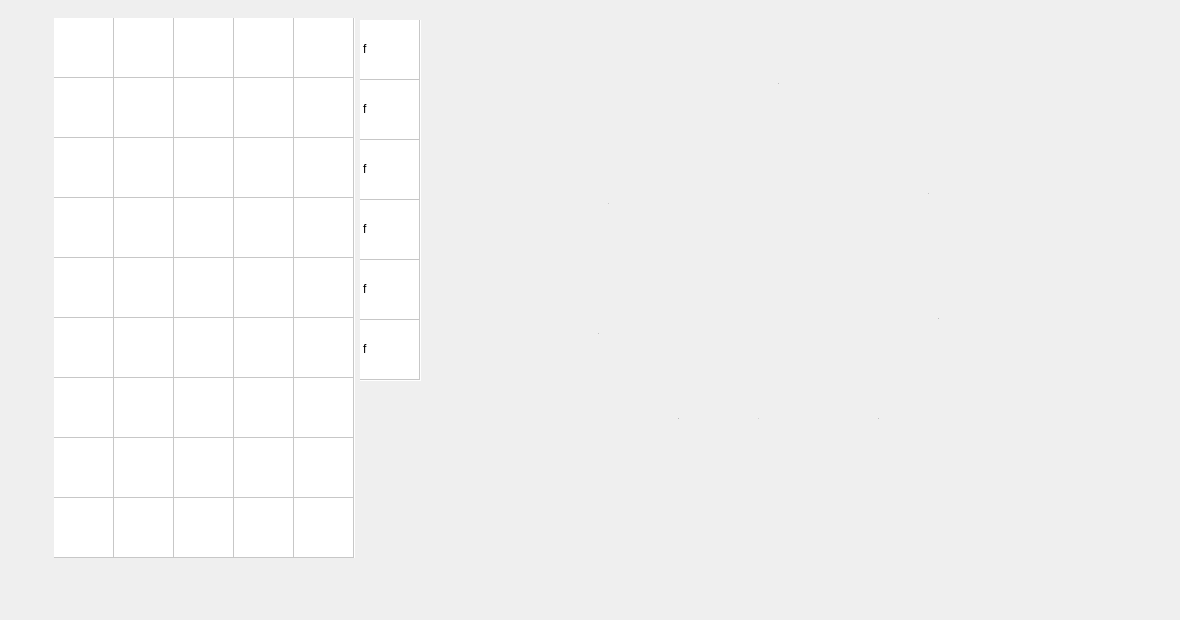
  <widget class="QWidget" name="tab_2">
   <attribute name="title">
    <string>Инвентарь</string>
   </attribute>
   <widget class="QTableWidget" name="ringTwo">
    <property name="geometry">
     <rect>
      <x>874</x>
      <y>388</y>
      <width>61</width>
      <height>61</height>
     </rect>
    </property>
    <property name="font">
     <font>
      <pointsize>1</pointsize>
     </font>
    </property>
    <property name="styleSheet">
     <string notr="true">QTableWidget {background-color: transparent;}
</string>
    </property>
    <property name="autoScroll">
     <bool>false</bool>
    </property>
    <property name="editTriggers">
     <set>QAbstractItemView::NoEditTriggers</set>
    </property>
    <property name="selectionMode">
     <enum>QAbstractItemView::NoSelection</enum>
    </property>
    <property name="iconSize">
     <size>
      <width>62</width>
      <height>61</height>
     </size>
    </property>
    <property name="showGrid">
     <bool>false</bool>
    </property>
    <property name="wordWrap">
     <bool>false</bool>
    </property>
    <property name="cornerButtonEnabled">
     <bool>false</bool>
    </property>
    <attribute name="horizontalHeaderVisible">
     <bool>false</bool>
    </attribute>
    <attribute name="horizontalHeaderMinimumSectionSize">
     <number>61</number>
    </attribute>
    <attribute name="horizontalHeaderDefaultSectionSize">
     <number>61</number>
    </attribute>
    <attribute name="horizontalHeaderHighlightSections">
     <bool>false</bool>
    </attribute>
    <attribute name="horizontalHeaderShowSortIndicator" stdset="0">
     <bool>false</bool>
    </attribute>
    <attribute name="verticalHeaderVisible">
     <bool>false</bool>
    </attribute>
    <attribute name="verticalHeaderMinimumSectionSize">
     <number>61</number>
    </attribute>
    <attribute name="verticalHeaderDefaultSectionSize">
     <number>61</number>
    </attribute>
    <attribute name="verticalHeaderHighlightSections">
     <bool>false</bool>
    </attribute>
    <attribute name="verticalHeaderShowSortIndicator" stdset="0">
     <bool>false</bool>
    </attribute>
    <row>
     <property name="text">
      <string>1</string>
     </property>
    </row>
    <column>
     <property name="text">
      <string>1</string>
     </property>
    </column>
    <item row="0" column="0">
     <property name="text">
      <string>9</string>
     </property>
    </item>
   </widget>
   <widget class="QLabel" name="helmetLabel">
    <property name="geometry">
     <rect>
      <x>774</x>
      <y>48</y>
      <width>71</width>
      <height>71</height>
     </rect>
    </property>
    <property name="text">
     <string/>
    </property>
    <property name="scaledContents">
     <bool>true</bool>
    </property>
   </widget>
   <widget class="QLabel" name="torsoLabel">
    <property name="geometry">
     <rect>
      <x>924</x>
      <y>138</y>
      <width>101</width>
      <height>111</height>
     </rect>
    </property>
    <property name="text">
     <string/>
    </property>
    <property name="scaledContents">
     <bool>true</bool>
    </property>
   </widget>
   <widget class="QLabel" name="footwearLabel">
    <property name="geometry">
     <rect>
      <x>594</x>
      <y>298</y>
      <width>81</width>
      <height>71</height>
     </rect>
    </property>
    <property name="text">
     <string/>
    </property>
    <property name="scaledContents">
     <bool>true</bool>
    </property>
   </widget>
   <widget class="QTableWidget" name="footwear">
    <property name="geometry">
     <rect>
      <x>594</x>
      <y>298</y>
      <width>81</width>
      <height>71</height>
     </rect>
    </property>
    <property name="font">
     <font>
      <pointsize>1</pointsize>
     </font>
    </property>
    <property name="styleSheet">
     <string notr="true">QTableWidget {background-color: transparent;}
</string>
    </property>
    <property name="autoScroll">
     <bool>false</bool>
    </property>
    <property name="editTriggers">
     <set>QAbstractItemView::NoEditTriggers</set>
    </property>
    <property name="selectionMode">
     <enum>QAbstractItemView::NoSelection</enum>
    </property>
    <property name="iconSize">
     <size>
      <width>81</width>
      <height>71</height>
     </size>
    </property>
    <property name="showGrid">
     <bool>true</bool>
    </property>
    <property name="wordWrap">
     <bool>false</bool>
    </property>
    <property name="cornerButtonEnabled">
     <bool>false</bool>
    </property>
    <attribute name="horizontalHeaderVisible">
     <bool>false</bool>
    </attribute>
    <attribute name="horizontalHeaderMinimumSectionSize">
     <number>81</number>
    </attribute>
    <attribute name="horizontalHeaderDefaultSectionSize">
     <number>81</number>
    </attribute>
    <attribute name="horizontalHeaderHighlightSections">
     <bool>false</bool>
    </attribute>
    <attribute name="horizontalHeaderShowSortIndicator" stdset="0">
     <bool>false</bool>
    </attribute>
    <attribute name="verticalHeaderVisible">
     <bool>false</bool>
    </attribute>
    <attribute name="verticalHeaderMinimumSectionSize">
     <number>71</number>
    </attribute>
    <attribute name="verticalHeaderDefaultSectionSize">
     <number>71</number>
    </attribute>
    <attribute name="verticalHeaderHighlightSections">
     <bool>false</bool>
    </attribute>
    <attribute name="verticalHeaderShowSortIndicator" stdset="0">
     <bool>false</bool>
    </attribute>
    <row>
     <property name="text">
      <string>1</string>
     </property>
    </row>
    <column>
     <property name="text">
      <string>1</string>
     </property>
    </column>
    <item row="0" column="0">
     <property name="text">
      <string>6</string>
     </property>
    </item>
   </widget>
   <widget class="QTableWidget" name="pants">
    <property name="geometry">
     <rect>
      <x>934</x>
      <y>268</y>
      <width>81</width>
      <height>101</height>
     </rect>
    </property>
    <property name="font">
     <font>
      <pointsize>1</pointsize>
     </font>
    </property>
    <property name="styleSheet">
     <string notr="true">QTableWidget {background-color: transparent;}
</string>
    </property>
    <property name="autoScroll">
     <bool>false</bool>
    </property>
    <property name="editTriggers">
     <set>QAbstractItemView::NoEditTriggers</set>
    </property>
    <property name="selectionMode">
     <enum>QAbstractItemView::NoSelection</enum>
    </property>
    <property name="iconSize">
     <size>
      <width>62</width>
      <height>61</height>
     </size>
    </property>
    <property name="showGrid">
     <bool>false</bool>
    </property>
    <property name="wordWrap">
     <bool>false</bool>
    </property>
    <property name="cornerButtonEnabled">
     <bool>false</bool>
    </property>
    <attribute name="horizontalHeaderVisible">
     <bool>false</bool>
    </attribute>
    <attribute name="horizontalHeaderMinimumSectionSize">
     <number>81</number>
    </attribute>
    <attribute name="horizontalHeaderDefaultSectionSize">
     <number>81</number>
    </attribute>
    <attribute name="horizontalHeaderHighlightSections">
     <bool>false</bool>
    </attribute>
    <attribute name="horizontalHeaderShowSortIndicator" stdset="0">
     <bool>false</bool>
    </attribute>
    <attribute name="verticalHeaderVisible">
     <bool>false</bool>
    </attribute>
    <attribute name="verticalHeaderMinimumSectionSize">
     <number>101</number>
    </attribute>
    <attribute name="verticalHeaderDefaultSectionSize">
     <number>101</number>
    </attribute>
    <attribute name="verticalHeaderHighlightSections">
     <bool>false</bool>
    </attribute>
    <attribute name="verticalHeaderShowSortIndicator" stdset="0">
     <bool>false</bool>
    </attribute>
    <row>
     <property name="text">
      <string>1</string>
     </property>
    </row>
    <column>
     <property name="text">
      <string>1</string>
     </property>
    </column>
    <item row="0" column="0">
     <property name="text">
      <string>5</string>
     </property>
    </item>
   </widget>
   <widget class="QLabel" name="handLabel">
    <property name="geometry">
     <rect>
      <x>604</x>
      <y>138</y>
      <width>61</width>
      <height>131</height>
     </rect>
    </property>
    <property name="text">
     <string/>
    </property>
    <property name="scaledContents">
     <bool>true</bool>
    </property>
   </widget>
   <widget class="QTableWidget" name="tableWidget">
    <property name="geometry">
     <rect>
      <x>54</x>
      <y>18</y>
      <width>301</width>
      <height>540</height>
     </rect>
    </property>
    <property name="minimumSize">
     <size>
      <width>301</width>
      <height>540</height>
     </size>
    </property>
    <property name="maximumSize">
     <size>
      <width>301</width>
      <height>540</height>
     </size>
    </property>
    <property name="tabletTracking">
     <bool>false</bool>
    </property>
    <property name="styleSheet">
     <string notr="true">background-image: url(:/new/table/image/background/table image.jpg);</string>
    </property>
    <property name="frameShape">
     <enum>QFrame::NoFrame</enum>
    </property>
    <property name="verticalScrollBarPolicy">
     <enum>Qt::ScrollBarAlwaysOff</enum>
    </property>
    <property name="horizontalScrollBarPolicy">
     <enum>Qt::ScrollBarAlwaysOff</enum>
    </property>
    <property name="sizeAdjustPolicy">
     <enum>QAbstractScrollArea::AdjustIgnored</enum>
    </property>
    <property name="autoScroll">
     <bool>false</bool>
    </property>
    <property name="editTriggers">
     <set>QAbstractItemView::NoEditTriggers</set>
    </property>
    <property name="dragDropOverwriteMode">
     <bool>true</bool>
    </property>
    <property name="selectionMode">
     <enum>QAbstractItemView::NoSelection</enum>
    </property>
    <property name="iconSize">
     <size>
      <width>62</width>
      <height>61</height>
     </size>
    </property>
    <property name="textElideMode">
     <enum>Qt::ElideMiddle</enum>
    </property>
    <property name="showGrid">
     <bool>true</bool>
    </property>
    <property name="gridStyle">
     <enum>Qt::SolidLine</enum>
    </property>
    <property name="sortingEnabled">
     <bool>false</bool>
    </property>
    <property name="rowCount">
     <number>9</number>
    </property>
    <property name="columnCount">
     <number>5</number>
    </property>
    <attribute name="horizontalHeaderVisible">
     <bool>false</bool>
    </attribute>
    <attribute name="horizontalHeaderMinimumSectionSize">
     <number>60</number>
    </attribute>
    <attribute name="horizontalHeaderDefaultSectionSize">
     <number>60</number>
    </attribute>
    <attribute name="horizontalHeaderHighlightSections">
     <bool>false</bool>
    </attribute>
    <attribute name="verticalHeaderVisible">
     <bool>false</bool>
    </attribute>
    <attribute name="verticalHeaderMinimumSectionSize">
     <number>60</number>
    </attribute>
    <attribute name="verticalHeaderDefaultSectionSize">
     <number>60</number>
    </attribute>
    <attribute name="verticalHeaderHighlightSections">
     <bool>false</bool>
    </attribute>
    <row/>
    <row/>
    <row/>
    <row/>
    <row/>
    <row/>
    <row/>
    <row/>
    <row/>
    <column/>
    <column/>
    <column/>
    <column/>
    <column/>
    <item row="0" column="0">
     <property name="text">
      <string/>
     </property>
    </item>
    <item row="0" column="1">
     <property name="text">
      <string/>
     </property>
    </item>
    <item row="0" column="2">
     <property name="text">
      <string/>
     </property>
    </item>
    <item row="0" column="3">
     <property name="text">
      <string/>
     </property>
    </item>
    <item row="0" column="4">
     <property name="text">
      <string/>
     </property>
    </item>
    <item row="1" column="0">
     <property name="text">
      <string/>
     </property>
    </item>
    <item row="1" column="1">
     <property name="text">
      <string/>
     </property>
     <property name="icon">
      <iconset>
       <normaloff>bear.png</normaloff>bear.png</iconset>
     </property>
    </item>
    <item row="1" column="2">
     <property name="text">
      <string/>
     </property>
    </item>
    <item row="1" column="3">
     <property name="text">
      <string/>
     </property>
    </item>
    <item row="1" column="4">
     <property name="text">
      <string/>
     </property>
    </item>
    <item row="2" column="0">
     <property name="text">
      <string/>
     </property>
    </item>
    <item row="2" column="1">
     <property name="text">
      <string/>
     </property>
    </item>
    <item row="2" column="2">
     <property name="text">
      <string/>
     </property>
    </item>
    <item row="2" column="3">
     <property name="text">
      <string/>
     </property>
    </item>
    <item row="2" column="4">
     <property name="text">
      <string/>
     </property>
    </item>
    <item row="3" column="0">
     <property name="text">
      <string/>
     </property>
    </item>
    <item row="3" column="1">
     <property name="text">
      <string/>
     </property>
    </item>
    <item row="3" column="2">
     <property name="text">
      <string/>
     </property>
    </item>
    <item row="3" column="3">
     <property name="text">
      <string/>
     </property>
    </item>
    <item row="3" column="4">
     <property name="text">
      <string/>
     </property>
    </item>
    <item row="4" column="0">
     <property name="text">
      <string/>
     </property>
    </item>
    <item row="4" column="1">
     <property name="text">
      <string/>
     </property>
    </item>
    <item row="4" column="2">
     <property name="text">
      <string/>
     </property>
    </item>
    <item row="4" column="3">
     <property name="text">
      <string/>
     </property>
    </item>
    <item row="4" column="4">
     <property name="text">
      <string/>
     </property>
    </item>
    <item row="5" column="0">
     <property name="text">
      <string/>
     </property>
    </item>
    <item row="5" column="1">
     <property name="text">
      <string/>
     </property>
    </item>
    <item row="5" column="2">
     <property name="text">
      <string/>
     </property>
    </item>
    <item row="5" column="3">
     <property name="text">
      <string/>
     </property>
    </item>
    <item row="5" column="4">
     <property name="text">
      <string/>
     </property>
    </item>
    <item row="6" column="0">
     <property name="text">
      <string/>
     </property>
    </item>
    <item row="6" column="1">
     <property name="text">
      <string/>
     </property>
    </item>
    <item row="6" column="2">
     <property name="text">
      <string/>
     </property>
    </item>
    <item row="6" column="3">
     <property name="text">
      <string/>
     </property>
    </item>
    <item row="6" column="4">
     <property name="text">
      <string/>
     </property>
    </item>
    <item row="7" column="0">
     <property name="text">
      <string/>
     </property>
    </item>
    <item row="7" column="1">
     <property name="text">
      <string/>
     </property>
    </item>
    <item row="7" column="2">
     <property name="text">
      <string/>
     </property>
    </item>
    <item row="7" column="3">
     <property name="text">
      <string/>
     </property>
    </item>
    <item row="7" column="4">
     <property name="text">
      <string/>
     </property>
    </item>
    <item row="8" column="0">
     <property name="text">
      <string/>
     </property>
    </item>
    <item row="8" column="1">
     <property name="text">
      <string/>
     </property>
    </item>
    <item row="8" column="2">
     <property name="text">
      <string/>
     </property>
    </item>
    <item row="8" column="3">
     <property name="text">
      <string/>
     </property>
    </item>
    <item row="8" column="4">
     <property name="text">
      <string/>
     </property>
    </item>
   </widget>
   <widget class="QLabel" name="portrait1">
    <property name="geometry">
     <rect>
      <x>704</x>
      <y>128</y>
      <width>201</width>
      <height>241</height>
     </rect>
    </property>
    <property name="text">
     <string/>
    </property>
    <property name="pixmap">
     <pixmap>image/portrait/portrait0.jpg</pixmap>
    </property>
    <property name="scaledContents">
     <bool>true</bool>
    </property>
   </widget>
   <widget class="QTableWidget" name="hand">
    <property name="geometry">
     <rect>
      <x>604</x>
      <y>138</y>
      <width>61</width>
      <height>131</height>
     </rect>
    </property>
    <property name="font">
     <font>
      <pointsize>1</pointsize>
     </font>
    </property>
    <property name="styleSheet">
     <string notr="true">QTableWidget {background-color: transparent;}
</string>
    </property>
    <property name="autoScroll">
     <bool>false</bool>
    </property>
    <property name="editTriggers">
     <set>QAbstractItemView::NoEditTriggers</set>
    </property>
    <property name="selectionMode">
     <enum>QAbstractItemView::NoSelection</enum>
    </property>
    <property name="iconSize">
     <size>
      <width>87</width>
      <height>131</height>
     </size>
    </property>
    <property name="textElideMode">
     <enum>Qt::ElideMiddle</enum>
    </property>
    <property name="showGrid">
     <bool>true</bool>
    </property>
    <property name="wordWrap">
     <bool>false</bool>
    </property>
    <property name="cornerButtonEnabled">
     <bool>false</bool>
    </property>
    <attribute name="horizontalHeaderVisible">
     <bool>false</bool>
    </attribute>
    <attribute name="horizontalHeaderMinimumSectionSize">
     <number>60</number>
    </attribute>
    <attribute name="horizontalHeaderDefaultSectionSize">
     <number>61</number>
    </attribute>
    <attribute name="horizontalHeaderHighlightSections">
     <bool>false</bool>
    </attribute>
    <attribute name="horizontalHeaderShowSortIndicator" stdset="0">
     <bool>false</bool>
    </attribute>
    <attribute name="verticalHeaderVisible">
     <bool>false</bool>
    </attribute>
    <attribute name="verticalHeaderDefaultSectionSize">
     <number>131</number>
    </attribute>
    <attribute name="verticalHeaderHighlightSections">
     <bool>false</bool>
    </attribute>
    <attribute name="verticalHeaderShowSortIndicator" stdset="0">
     <bool>false</bool>
    </attribute>
    <row>
     <property name="text">
      <string>1</string>
     </property>
    </row>
    <column>
     <property name="text">
      <string>1</string>
     </property>
    </column>
    <item row="0" column="0">
     <property name="text">
      <string>1</string>
     </property>
    </item>
   </widget>
   <widget class="QLabel" name="pantsLabel">
    <property name="geometry">
     <rect>
      <x>934</x>
      <y>268</y>
      <width>81</width>
      <height>101</height>
     </rect>
    </property>
    <property name="text">
     <string/>
    </property>
    <property name="scaledContents">
     <bool>true</bool>
    </property>
   </widget>
   <widget class="QTableWidget" name="ringOne">
    <property name="geometry">
     <rect>
      <x>674</x>
      <y>388</y>
      <width>61</width>
      <height>61</height>
     </rect>
    </property>
    <property name="font">
     <font>
      <pointsize>1</pointsize>
     </font>
    </property>
    <property name="styleSheet">
     <string notr="true">QTableWidget {background-color: transparent;}
</string>
    </property>
    <property name="autoScroll">
     <bool>false</bool>
    </property>
    <property name="editTriggers">
     <set>QAbstractItemView::NoEditTriggers</set>
    </property>
    <property name="selectionMode">
     <enum>QAbstractItemView::NoSelection</enum>
    </property>
    <property name="iconSize">
     <size>
      <width>62</width>
      <height>61</height>
     </size>
    </property>
    <property name="showGrid">
     <bool>false</bool>
    </property>
    <property name="wordWrap">
     <bool>false</bool>
    </property>
    <property name="cornerButtonEnabled">
     <bool>false</bool>
    </property>
    <attribute name="horizontalHeaderVisible">
     <bool>false</bool>
    </attribute>
    <attribute name="horizontalHeaderMinimumSectionSize">
     <number>61</number>
    </attribute>
    <attribute name="horizontalHeaderDefaultSectionSize">
     <number>61</number>
    </attribute>
    <attribute name="horizontalHeaderHighlightSections">
     <bool>false</bool>
    </attribute>
    <attribute name="horizontalHeaderShowSortIndicator" stdset="0">
     <bool>false</bool>
    </attribute>
    <attribute name="verticalHeaderVisible">
     <bool>false</bool>
    </attribute>
    <attribute name="verticalHeaderMinimumSectionSize">
     <number>61</number>
    </attribute>
    <attribute name="verticalHeaderDefaultSectionSize">
     <number>61</number>
    </attribute>
    <attribute name="verticalHeaderHighlightSections">
     <bool>false</bool>
    </attribute>
    <attribute name="verticalHeaderShowSortIndicator" stdset="0">
     <bool>false</bool>
    </attribute>
    <row>
     <property name="text">
      <string>1</string>
     </property>
    </row>
    <column>
     <property name="text">
      <string>1</string>
     </property>
    </column>
    <item row="0" column="0">
     <property name="text">
      <string>8</string>
     </property>
    </item>
   </widget>
   <widget class="QTableWidget" name="helmet">
    <property name="geometry">
     <rect>
      <x>774</x>
      <y>48</y>
      <width>71</width>
      <height>71</height>
     </rect>
    </property>
    <property name="font">
     <font>
      <pointsize>1</pointsize>
     </font>
    </property>
    <property name="styleSheet">
     <string notr="true">QTableWidget {background-color: transparent;}
</string>
    </property>
    <property name="autoScroll">
     <bool>false</bool>
    </property>
    <property name="editTriggers">
     <set>QAbstractItemView::NoEditTriggers</set>
    </property>
    <property name="selectionMode">
     <enum>QAbstractItemView::NoSelection</enum>
    </property>
    <property name="iconSize">
     <size>
      <width>62</width>
      <height>61</height>
     </size>
    </property>
    <property name="showGrid">
     <bool>false</bool>
    </property>
    <property name="wordWrap">
     <bool>false</bool>
    </property>
    <property name="cornerButtonEnabled">
     <bool>false</bool>
    </property>
    <attribute name="horizontalHeaderVisible">
     <bool>false</bool>
    </attribute>
    <attribute name="horizontalHeaderMinimumSectionSize">
     <number>71</number>
    </attribute>
    <attribute name="horizontalHeaderDefaultSectionSize">
     <number>71</number>
    </attribute>
    <attribute name="horizontalHeaderHighlightSections">
     <bool>false</bool>
    </attribute>
    <attribute name="horizontalHeaderShowSortIndicator" stdset="0">
     <bool>false</bool>
    </attribute>
    <attribute name="verticalHeaderVisible">
     <bool>false</bool>
    </attribute>
    <attribute name="verticalHeaderMinimumSectionSize">
     <number>71</number>
    </attribute>
    <attribute name="verticalHeaderDefaultSectionSize">
     <number>71</number>
    </attribute>
    <attribute name="verticalHeaderHighlightSections">
     <bool>false</bool>
    </attribute>
    <attribute name="verticalHeaderShowSortIndicator" stdset="0">
     <bool>false</bool>
    </attribute>
    <row>
     <property name="text">
      <string>1</string>
     </property>
    </row>
    <column>
     <property name="text">
      <string>1</string>
     </property>
    </column>
    <item row="0" column="0">
     <property name="text">
      <string>3</string>
     </property>
    </item>
   </widget>
   <widget class="QTableWidget" name="torso">
    <property name="geometry">
     <rect>
      <x>924</x>
      <y>138</y>
      <width>101</width>
      <height>111</height>
     </rect>
    </property>
    <property name="font">
     <font>
      <pointsize>1</pointsize>
     </font>
    </property>
    <property name="styleSheet">
     <string notr="true">QTableWidget {background-color: transparent;}
</string>
    </property>
    <property name="autoScroll">
     <bool>false</bool>
    </property>
    <property name="editTriggers">
     <set>QAbstractItemView::NoEditTriggers</set>
    </property>
    <property name="selectionMode">
     <enum>QAbstractItemView::NoSelection</enum>
    </property>
    <property name="iconSize">
     <size>
      <width>62</width>
      <height>61</height>
     </size>
    </property>
    <property name="showGrid">
     <bool>false</bool>
    </property>
    <property name="wordWrap">
     <bool>false</bool>
    </property>
    <property name="cornerButtonEnabled">
     <bool>false</bool>
    </property>
    <attribute name="horizontalHeaderVisible">
     <bool>false</bool>
    </attribute>
    <attribute name="horizontalHeaderMinimumSectionSize">
     <number>101</number>
    </attribute>
    <attribute name="horizontalHeaderDefaultSectionSize">
     <number>101</number>
    </attribute>
    <attribute name="horizontalHeaderHighlightSections">
     <bool>false</bool>
    </attribute>
    <attribute name="horizontalHeaderShowSortIndicator" stdset="0">
     <bool>false</bool>
    </attribute>
    <attribute name="verticalHeaderVisible">
     <bool>false</bool>
    </attribute>
    <attribute name="verticalHeaderMinimumSectionSize">
     <number>111</number>
    </attribute>
    <attribute name="verticalHeaderDefaultSectionSize">
     <number>111</number>
    </attribute>
    <attribute name="verticalHeaderHighlightSections">
     <bool>false</bool>
    </attribute>
    <attribute name="verticalHeaderShowSortIndicator" stdset="0">
     <bool>false</bool>
    </attribute>
    <row>
     <property name="text">
      <string>1</string>
     </property>
    </row>
    <column>
     <property name="text">
      <string>4</string>
     </property>
    </column>
    <item row="0" column="0">
     <property name="text">
      <string>4</string>
     </property>
    </item>
   </widget>
   <widget class="QLabel" name="ringTwoLabel">
    <property name="geometry">
     <rect>
      <x>874</x>
      <y>388</y>
      <width>61</width>
      <height>61</height>
     </rect>
    </property>
    <property name="text">
     <string/>
    </property>
    <property name="scaledContents">
     <bool>true</bool>
    </property>
   </widget>
   <widget class="QTableWidget" name="gloves">
    <property name="geometry">
     <rect>
      <x>754</x>
      <y>388</y>
      <width>101</width>
      <height>61</height>
     </rect>
    </property>
    <property name="font">
     <font>
      <pointsize>1</pointsize>
     </font>
    </property>
    <property name="styleSheet">
     <string notr="true">QTableWidget {background-color: transparent;}
</string>
    </property>
    <property name="autoScroll">
     <bool>false</bool>
    </property>
    <property name="editTriggers">
     <set>QAbstractItemView::NoEditTriggers</set>
    </property>
    <property name="selectionMode">
     <enum>QAbstractItemView::NoSelection</enum>
    </property>
    <property name="iconSize">
     <size>
      <width>62</width>
      <height>61</height>
     </size>
    </property>
    <property name="showGrid">
     <bool>false</bool>
    </property>
    <property name="wordWrap">
     <bool>false</bool>
    </property>
    <property name="cornerButtonEnabled">
     <bool>false</bool>
    </property>
    <attribute name="horizontalHeaderVisible">
     <bool>false</bool>
    </attribute>
    <attribute name="horizontalHeaderMinimumSectionSize">
     <number>101</number>
    </attribute>
    <attribute name="horizontalHeaderDefaultSectionSize">
     <number>101</number>
    </attribute>
    <attribute name="horizontalHeaderHighlightSections">
     <bool>false</bool>
    </attribute>
    <attribute name="horizontalHeaderShowSortIndicator" stdset="0">
     <bool>false</bool>
    </attribute>
    <attribute name="verticalHeaderVisible">
     <bool>false</bool>
    </attribute>
    <attribute name="verticalHeaderMinimumSectionSize">
     <number>61</number>
    </attribute>
    <attribute name="verticalHeaderDefaultSectionSize">
     <number>61</number>
    </attribute>
    <attribute name="verticalHeaderHighlightSections">
     <bool>false</bool>
    </attribute>
    <attribute name="verticalHeaderShowSortIndicator" stdset="0">
     <bool>false</bool>
    </attribute>
    <row>
     <property name="text">
      <string>1</string>
     </property>
    </row>
    <column>
     <property name="text">
      <string>1</string>
     </property>
    </column>
    <item row="0" column="0">
     <property name="text">
      <string>7</string>
     </property>
    </item>
   </widget>
   <widget class="QLabel" name="ringOneLabel">
    <property name="geometry">
     <rect>
      <x>674</x>
      <y>388</y>
      <width>61</width>
      <height>61</height>
     </rect>
    </property>
    <property name="text">
     <string/>
    </property>
    <property name="scaledContents">
     <bool>true</bool>
    </property>
   </widget>
   <widget class="QLabel" name="glovesLabel">
    <property name="geometry">
     <rect>
      <x>754</x>
      <y>388</y>
      <width>101</width>
      <height>61</height>
     </rect>
    </property>
    <property name="text">
     <string/>
    </property>
    <property name="scaledContents">
     <bool>true</bool>
    </property>
   </widget>
   <widget class="QLabel" name="name">
    <property name="geometry">
     <rect>
      <x>824</x>
      <y>8</y>
      <width>211</width>
      <height>31</height>
     </rect>
    </property>
    <property name="font">
     <font>
      <pointsize>14</pointsize>
     </font>
    </property>
    <property name="text">
     <string/>
    </property>
    <property name="alignment">
     <set>Qt::AlignCenter</set>
    </property>
   </widget>
   <widget class="QTableWidget" name="belt">
    <property name="geometry">
     <rect>
      <x>360</x>
      <y>20</y>
      <width>61</width>
      <height>361</height>
     </rect>
    </property>
    <property name="minimumSize">
     <size>
      <width>11</width>
      <height>11</height>
     </size>
    </property>
    <property name="maximumSize">
     <size>
      <width>301</width>
      <height>540</height>
     </size>
    </property>
    <property name="tabletTracking">
     <bool>false</bool>
    </property>
    <property name="styleSheet">
     <string notr="true">background-image: url(:/new/table/image/background/table image.jpg);</string>
    </property>
    <property name="frameShape">
     <enum>QFrame::NoFrame</enum>
    </property>
    <property name="verticalScrollBarPolicy">
     <enum>Qt::ScrollBarAlwaysOff</enum>
    </property>
    <property name="horizontalScrollBarPolicy">
     <enum>Qt::ScrollBarAlwaysOff</enum>
    </property>
    <property name="sizeAdjustPolicy">
     <enum>QAbstractScrollArea::AdjustIgnored</enum>
    </property>
    <property name="autoScroll">
     <bool>false</bool>
    </property>
    <property name="editTriggers">
     <set>QAbstractItemView::NoEditTriggers</set>
    </property>
    <property name="dragDropOverwriteMode">
     <bool>true</bool>
    </property>
    <property name="selectionMode">
     <enum>QAbstractItemView::NoSelection</enum>
    </property>
    <property name="iconSize">
     <size>
      <width>62</width>
      <height>61</height>
     </size>
    </property>
    <property name="textElideMode">
     <enum>Qt::ElideMiddle</enum>
    </property>
    <property name="showGrid">
     <bool>true</bool>
    </property>
    <property name="gridStyle">
     <enum>Qt::SolidLine</enum>
    </property>
    <property name="sortingEnabled">
     <bool>false</bool>
    </property>
    <property name="rowCount">
     <number>6</number>
    </property>
    <property name="columnCount">
     <number>1</number>
    </property>
    <attribute name="horizontalHeaderVisible">
     <bool>false</bool>
    </attribute>
    <attribute name="horizontalHeaderMinimumSectionSize">
     <number>60</number>
    </attribute>
    <attribute name="horizontalHeaderDefaultSectionSize">
     <number>60</number>
    </attribute>
    <attribute name="horizontalHeaderHighlightSections">
     <bool>false</bool>
    </attribute>
    <attribute name="verticalHeaderVisible">
     <bool>false</bool>
    </attribute>
    <attribute name="verticalHeaderMinimumSectionSize">
     <number>60</number>
    </attribute>
    <attribute name="verticalHeaderDefaultSectionSize">
     <number>60</number>
    </attribute>
    <attribute name="verticalHeaderHighlightSections">
     <bool>false</bool>
    </attribute>
    <row/>
    <row/>
    <row/>
    <row/>
    <row/>
    <row/>
    <column/>
    <item row="0" column="0">
     <property name="text">
      <string>f</string>
     </property>
    </item>
    <item row="1" column="0">
     <property name="text">
      <string>f</string>
     </property>
    </item>
    <item row="2" column="0">
     <property name="text">
      <string>f</string>
     </property>
    </item>
    <item row="3" column="0">
     <property name="text">
      <string>f</string>
     </property>
    </item>
    <item row="4" column="0">
     <property name="text">
      <string>f</string>
     </property>
    </item>
    <item row="5" column="0">
     <property name="text">
      <string>f</string>
     </property>
    </item>
   </widget>
   <widget class="QLabel" name="label">
    <property name="geometry">
     <rect>
      <x>-20</x>
      <y>-10</y>
      <width>1171</width>
      <height>611</height>
     </rect>
    </property>
    <property name="text">
     <string/>
    </property>
    <property name="pixmap">
     <pixmap>image/background/starrySky.jpg</pixmap>
    </property>
    <property name="scaledContents">
     <bool>true</bool>
    </property>
   </widget>
   <zorder>label</zorder>
   <zorder>footwearLabel</zorder>
   <zorder>pantsLabel</zorder>
   <zorder>glovesLabel</zorder>
   <zorder>torsoLabel</zorder>
   <zorder>ringOneLabel</zorder>
   <zorder>ringTwoLabel</zorder>
   <zorder>portrait1</zorder>
   <zorder>footwear</zorder>
   <zorder>pants</zorder>
   <zorder>torso</zorder>
   <zorder>gloves</zorder>
   <zorder>name</zorder>
   <zorder>handLabel</zorder>
   <zorder>helmetLabel</zorder>
   <zorder>ringOne</zorder>
   <zorder>tableWidget</zorder>
   <zorder>ringTwo</zorder>
   <zorder>hand</zorder>
   <zorder>helmet</zorder>
   <zorder>belt</zorder>
  </widget>
